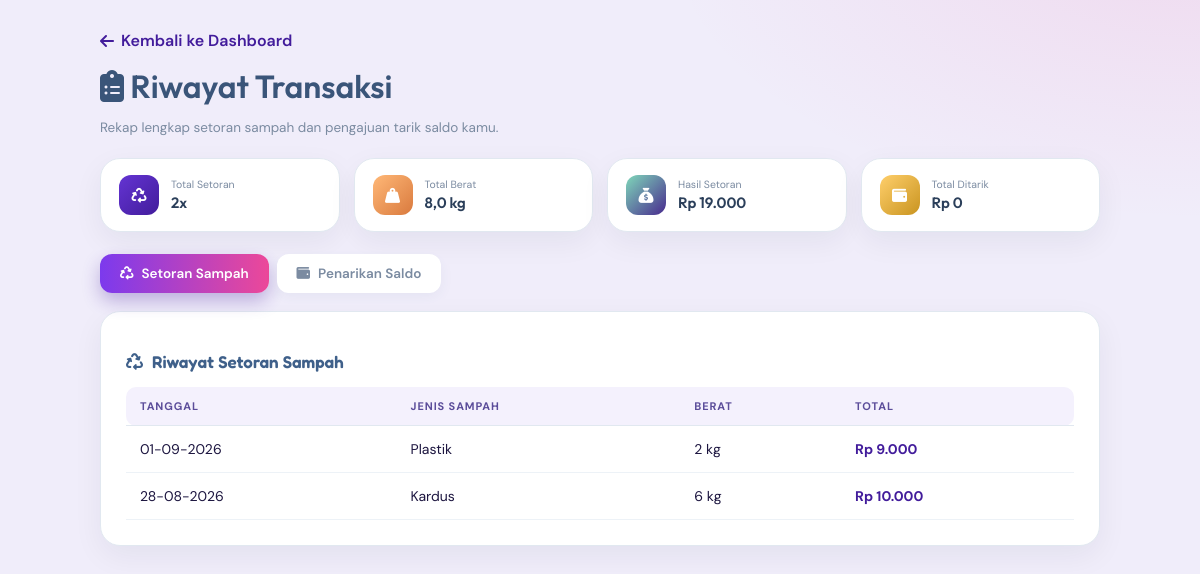
The app's page /riwayat.php (signed in) with its own data.
### tables this page shows
CREATE TABLE transaksi (
  id_transaksi INT AUTO_INCREMENT PRIMARY KEY,
  id_user INT NOT NULL,
  id_sampah INT NOT NULL,
  tipe ENUM('setor','jual_pengepul','') DEFAULT 'setor',
  berat_kg FLOAT NOT NULL,
  total_rp INT NOT NULL,
  tanggal DATETIME NOT NULL,
  FOREIGN KEY (id_user) REFERENCES users(id_user),
  FOREIGN KEY (id_sampah) REFERENCES sampah(id_sampah)
);

CREATE TABLE sampah (
  id_sampah INT AUTO_INCREMENT PRIMARY KEY,
  jenis_sampah VARCHAR(50) NOT NULL,
  harga_per_kg INT NOT NULL,
  stok_kg FLOAT DEFAULT 0
);

### riwayat.php (the view, shortened to what this page needs)
<?php
include 'koneksi.php';
$id_user = $_SESSION['id_user'];
$sql_setor = "SELECT
                t.tanggal,
                s.jenis_sampah,
                t.berat_kg,
                t.total_rp
              FROM transaksi t
              JOIN sampah s ON t.id_sampah = s.id_sampah
              WHERE t.id_user = '$id_user'
              ORDER BY t.tanggal DESC";
$result_setor = mysqli_query($koneksi, $sql_setor);
$rows_setor = mysqli_fetch_all($result_setor, MYSQLI_ASSOC);
$sql_tarik = "SELECT
                nominal,
                tanggal,
                status
              FROM tarik_saldo
              WHERE id_user = '$id_user'
              ORDER BY tanggal DESC";
$result_tarik = mysqli_query($koneksi, $sql_tarik);
$rows_tarik = mysqli_fetch_all($result_tarik, MYSQLI_ASSOC);
$jumlah_setoran   = count($rows_setor);
$total_berat_all  = array_sum(array_column($rows_setor, 'berat_kg'));
$total_rp_setoran = array_sum(array_column($rows_setor, 'total_rp'));
$total_rp_tarik   = array_sum(array_column($rows_tarik, 'nominal'));
?>
<!DOCTYPE html>
<html lang="id">
<head>
    <link rel="stylesheet" href="https://cdnjs.cloudflare.com/ajax/libs/font-awesome/6.5.2/css/all.min.css">
    <link rel="stylesheet" href="assets/tema.css">
</head>
<body>
<div class="container">
    <a href="dashboard.php" class="back">
        <i class="fa-solid fa-arrow-left"></i> Kembali ke Dashboard
    </a>
    <h1><i class="fa-solid fa-clipboard-list"></i> Riwayat Transaksi</h1>
    <p class="subtitle">Rekap lengkap setoran sampah dan pengajuan tarik saldo kamu.</p>
    <div class="summary">
        <div class="summary-card">
            <div class="summary-icon"><i class="fa-solid fa-recycle"></i></div>
            <div>
                <div class="summary-label">Total Setoran</div>
                <div class="summary-value"><?= $jumlah_setoran ?>x</div>
            </div>
        </div>
        <div class="summary-card">
            <div class="summary-icon"><i class="fa-solid fa-weight-hanging"></i></div>
            <div>
                <div class="summary-label">Total Berat</div>
                <div class="summary-value"><?= number_format($total_berat_all, 1, ',', '.') ?> kg</div>
            </div>
        </div>
        <div class="summary-card">
            <div class="summary-icon"><i class="fa-solid fa-sack-dollar"></i></div>
            <div>
                <div class="summary-label">Hasil Setoran</div>
                <div class="summary-value">Rp <?= number_format($total_rp_setoran, 0, ',', '.') ?></div>
            </div>
        </div>
        <div class="summary-card">
            <div class="summary-icon"><i class="fa-solid fa-wallet"></i></div>
            <div>
                <div class="summary-label">Total Ditarik</div>
                <div class="summary-value">Rp <?= number_format($total_rp_tarik, 0, ',', '.') ?></div>
            </div>
        </div>
    </div>
    <div class="tabs">
        <button class="tab-btn active" id="tabSetorBtn" onclick="tampilkanTab('setor')">
            <i class="fa-solid fa-recycle"></i> Setoran Sampah
        </button>
        <button class="tab-btn" id="tabTarikBtn" onclick="tampilkanTab('tarik')">
            <i class="fa-solid fa-wallet"></i> Penarikan Saldo
        </button>
    </div>
    <div class="card" id="panelSetor">
        <h2><i class="fa-solid fa-recycle"></i> Riwayat Setoran Sampah</h2>
        <table>
            <thead>
                <tr>
                    <th>Tanggal</th>
                    <th>Jenis Sampah</th>
                    <th>Berat</th>
                    <th>Total</th>
                </tr>
            </thead>
            <tbody>
            <?php if (count($rows_setor) > 0): ?>
                <?php foreach ($rows_setor as $row): ?>
                    <tr>
                        <td>
                            <?php
                            echo date(
                                'd-m-Y',
                                strtotime($row['tanggal'])
                            );
                            ?>
                        </td>
                        <td>
                            <?php echo htmlspecialchars($row['jenis_sampah']); ?>
                        </td>
                        <td>
                            <?php echo $row['berat_kg']; ?> kg
                        </td>
                        <td class="total">
                            Rp <?php
                            echo number_format(
                                $row['total_rp'],
                                0,
                                ',',
                                '.'
                            );
                            ?>
                        </td>
                    </tr>
                <?php endforeach; ?>
            <?php endif; ?>
            </tbody>
        </table>
    </div>
</div>
</body>
</html>

### assets/tema.css (style rules this page uses)
:root { --t-navy-1: #2f1d78; --t-navy-2: #0f0d33; --t-em: #10b981; --t-em-2: #34d399; --t-em-dk: #047857; --t-pink: #ec4899; --t-purple: #7c3aed; --t-blue: #3b82f6; --t-amber: #f5b942; --t-bg: #f0edfa; --t-surface: #ffffff; --t-ink: #1d1640; --t-muted: #64748b; --t-line: #e1e8f0; --t-radius: 20px; --t-sb-w: 248px; }
* { font-family: 'DM Sans', system-ui, sans-serif; }
h1, h2, h3, .logo, .card-value, .badge-name, .saldo-hero h2, .summary-value { font-family: 'Outfit', 'DM Sans', sans-serif; }
body { background: radial-gradient(900px 500px at 100% -10%, rgba(236, 72, 153, .12), transparent 60%), radial-gradient(700px 500px at -10% 110%, rgba(59, 130, 246, .14), transparent 60%), var(--t-bg); background-attachment: fixed; color: var(--t-ink); }
.card, .box, .table-box, .impact-box, .chart-box, .badge-card, .summary-card { border-radius: var(--t-radius); border: 1px solid var(--t-line); box-shadow: 0 10px 30px rgba(15, 34, 56, .06); }
table { border-collapse: collapse; width: 100%; }
th { font-size: 11px; font-weight: 700; text-transform: uppercase; letter-spacing: .9px; color: #5b4d9a; background: #f4f1fd; padding: 12px 14px; text-align: left; border-bottom: 1px solid var(--t-line); }
td { padding: 14px; font-size: 14px; border-bottom: 1px solid #edf2f7; }
tbody tr { transition: background .15s; }
.tab-btn.active { background: linear-gradient(90deg, var(--t-purple), var(--t-pink)); color: #fff; }

### riwayat.php (style rules this page uses)
* { box-sizing: border-box; font-family: "Poppins", Arial, sans-serif; }
body { margin: 0; background: linear-gradient(135deg, #f5f8fa, #ecf2f6); min-height: 100vh; padding: 30px; }
.container { max-width: 1000px; margin: auto; }
.back { display: inline-flex; align-items: center; gap: 7px; color: #421c9b; text-decoration: none; font-weight: 600; }
h1 { font-family: "Fredoka", "Poppins", sans-serif; font-weight: 600; color: #3a5579; margin-top: 14px; margin-bottom: 4px; }
.subtitle { color: #7b8ba1; font-size: 13.5px; margin-bottom: 22px; }
.summary { display: grid; grid-template-columns: repeat(4, 1fr); gap: 14px; margin-bottom: 22px; }
.summary-card { background: white; border-radius: 16px; padding: 16px 18px; box-shadow: 0 8px 20px rgba(57,87,126, 0.08); display: flex; align-items: center; gap: 12px; }
.summary-icon { width: 40px; height: 40px; border-radius: 12px; flex-shrink: 0; display: flex; align-items: center; justify-content: center; font-size: 15px; color: white; }
.summary-card:nth-child(1) .summary-icon { background: linear-gradient(135deg, #6434d3, #421c9b); }
.summary-card:nth-child(2) .summary-icon { background: linear-gradient(135deg, #ffb877, #d97a3e); }
.summary-card:nth-child(3) .summary-icon { background: linear-gradient(135deg, #7fd8ba, #482a8e); }
.summary-card:nth-child(4) .summary-icon { background: linear-gradient(135deg, #ffcf6b, #c99420); }
.summary-label { font-size: 10.5px; color: #7b8ba1; margin-bottom: 2px; }
.summary-value { font-family: "Fredoka", "Poppins", sans-serif; font-size: 15px; font-weight: 600; color: #2b3f5a; }
.tabs { display: flex; gap: 8px; margin-bottom: 18px; }
.tab-btn { border: none; background: white; color: #7b8ba1; padding: 11px 20px; border-radius: 12px; font-size: 13.5px; font-weight: 600; cursor: pointer; display: flex; align-items: center; gap: 8px; box-shadow: 0 4px 14px rgba(57,87,126, 0.06); transition: 0.2s; }
.tab-btn.active { color: white; background: linear-gradient(135deg, #6434d3, #421c9b); box-shadow: 0 8px 18px rgba(66,28,155, 0.3); }
.card { background: white; padding: 25px; border-radius: 20px; box-shadow: 0 8px 24px rgba(57,87,126, 0.08); }
.card h2 { font-family: "Fredoka", "Poppins", sans-serif; font-weight: 600; font-size: 17px; color: #3f608a; display: flex; align-items: center; gap: 9px; margin-bottom: 6px; }
table { width: 100%; border-collapse: collapse; margin-top: 15px; }
th { background: #e1eaf0; color: #355278; padding: 12px; text-align: left; font-size: 13px; }
th:first-child { border-radius: 10px 0 0 10px; }
th:last-child { border-radius: 0 10px 10px 0; }
td { padding: 12px; border-bottom: 1px solid #e6edf2; font-size: 14px; }
.total { color: #421c9b; font-weight: 700; }

### records on screen
transaksi: tanggal "01-09-2026", id_sampah.jenis_sampah "Plastik", berat_kg "2", total_rp "9.000"
transaksi: tanggal "28-08-2026", id_sampah.jenis_sampah "Kardus", berat_kg "6", total_rp "10.000"

### other values on screen
$jumlah_setoran "2"
$total_berat_all "8,0"
$total_rp_setoran "19.000"
$total_rp_tarik "0"
